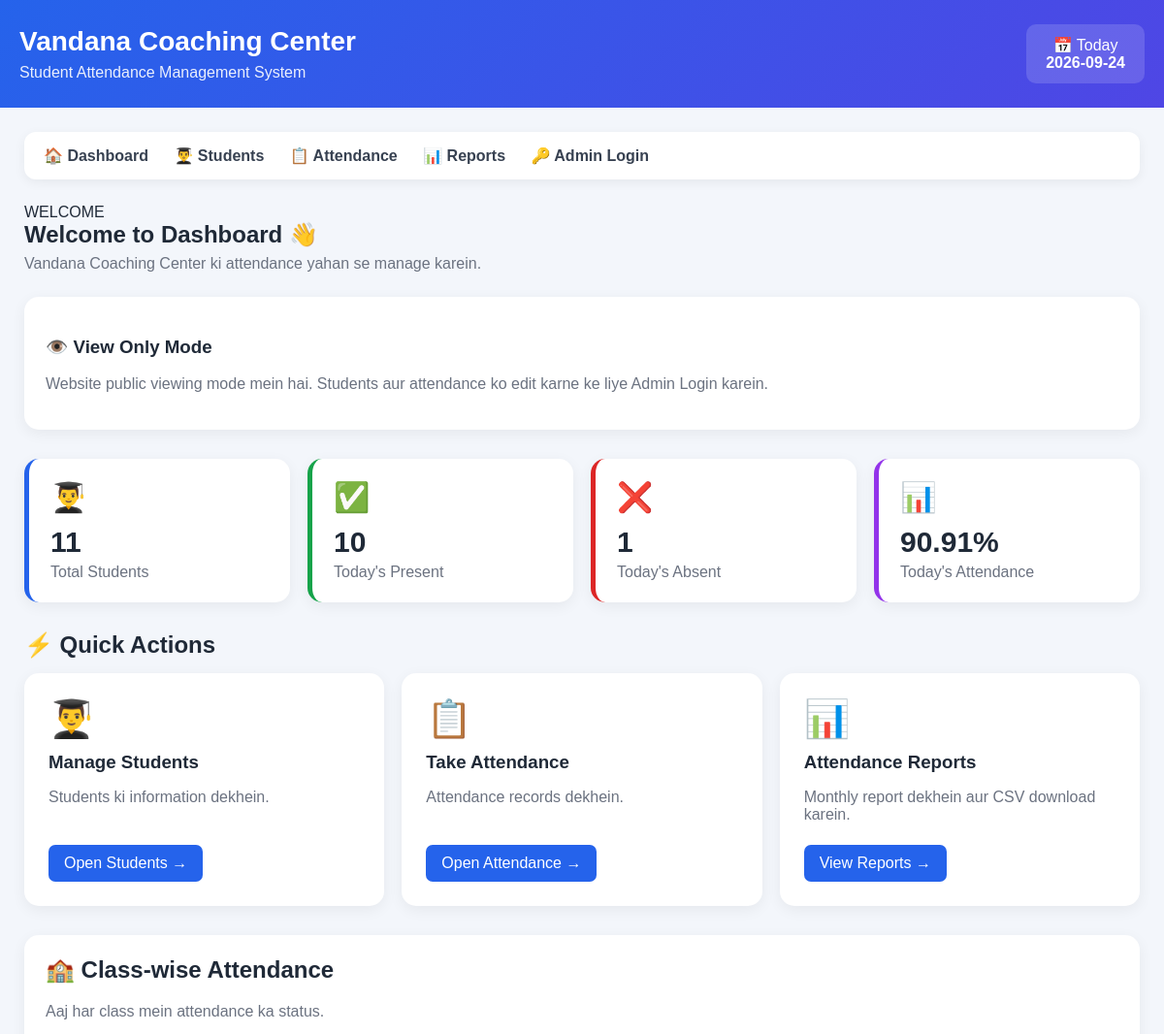
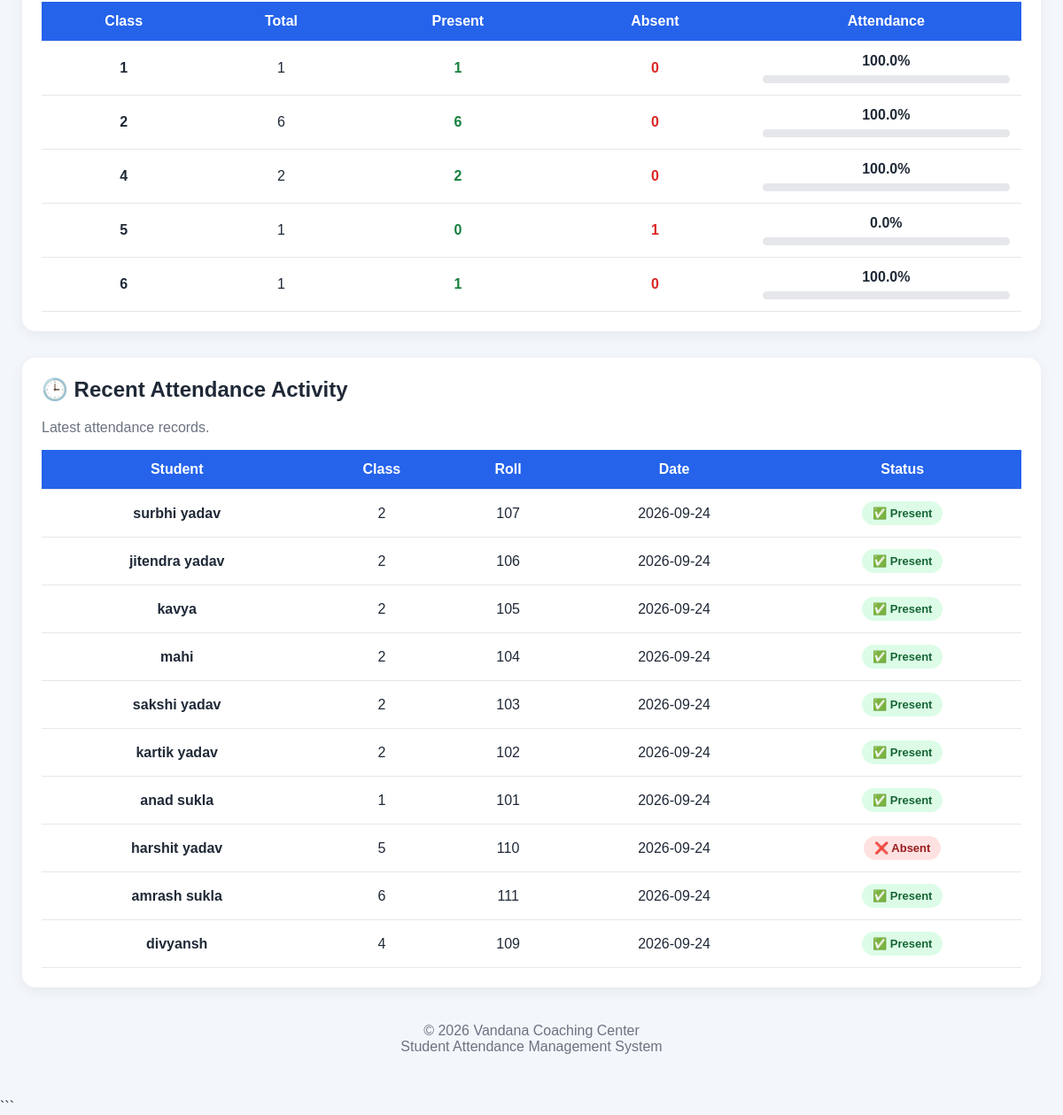
The page / on the database its author committed (2 pictures, top to bottom).
### tables this page shows
CREATE TABLE attendance (
            id INTEGER PRIMARY KEY AUTOINCREMENT,
            student_id INTEGER NOT NULL,
            attendance_date TEXT NOT NULL,
            status TEXT NOT NULL,
            FOREIGN KEY (student_id) REFERENCES students(id)
        );

CREATE TABLE students (
            id INTEGER PRIMARY KEY AUTOINCREMENT,
            name TEXT NOT NULL,
            class_name TEXT NOT NULL,
            roll_number TEXT
        , guardian_name TEXT, guardian_phone TEXT, section TEXT);

### app.py (the view)
@app.route("/")
def home():
    if session.get("role") == "student":
        return redirect(
            url_for("student_portal")
        )
    today = date.today().isoformat()
    conn = get_db_connection()
    total_students = conn.execute("""
        SELECT COUNT(*) AS count
        FROM students
    """).fetchone()["count"]
    present_today = conn.execute("""
        SELECT COUNT(*) AS count
        FROM attendance
        WHERE attendance_date = ?
        AND status = 'Present'
    """, (
        today,
    )).fetchone()["count"]
    absent_today = conn.execute("""
        SELECT COUNT(*) AS count
        FROM attendance
        WHERE attendance_date = ?
        AND status = 'Absent'
    """, (
        today,
    )).fetchone()["count"]
    total_today = (
        present_today +
        absent_today
    )
    if total_today > 0:
        attendance_percentage = round(
            (present_today / total_today) * 100,
            2
        )
    else:
        attendance_percentage = 0
    class_data = conn.execute("""
        SELECT
            students.class_name,

            COUNT(attendance.id) AS total,

            SUM(
                CASE
                    WHEN attendance.status = 'Present'
                    THEN 1
                    ELSE 0
                END
            ) AS present

        FROM students

        LEFT JOIN attendance
        ON students.id = attendance.student_id
        AND attendance.attendance_date = ?

        GROUP BY students.class_name

        ORDER BY students.class_name
    """, (
        today,
    )).fetchall()
    class_attendance = []
    for row in class_data:
        total = row["total"] or 0
        present = row["present"] or 0
        if total > 0:
            percentage = round(
                (present / total) * 100,
                2
            )
        else:
            percentage = 0
        class_attendance.append({
            "class_name":
                row["class_name"],
            "total":
                total,
            "present":
                present,
            "absent":
                total - present,
            "percentage":
                percentage
        })
    recent_attendance = conn.execute("""
        SELECT
            students.name,
            students.class_name,
            students.roll_number,
            attendance.attendance_date,
            attendance.status

        FROM attendance

        JOIN students
        ON students.id = attendance.student_id

        ORDER BY attendance.id DESC

        LIMIT 10
    """).fetchall()
    conn.close()
    return render_template(
        "index.html",
        total_students=total_students,
        present_today=present_today,
        absent_today=absent_today,
        attendance_percentage=
            attendance_percentage,
        class_attendance=
            class_attendance,
        recent_attendance=
            recent_attendance,
        today=today
    )

### templates/index.html (shortened to what this page needs)
<!DOCTYPE html>
<html lang="en">
<head>
    <link rel="stylesheet" href="{{ url_for('static', filename='style.css') }}">
</head>
<body>
    <div class="header">
        <div class="header-content">
            <div>
                <h1>
                    Vandana Coaching Center
                </h1>
                <p>
                    Student Attendance Management System
                </p>
            </div>
            <div class="date-box">
                📅 Today
                <br>
                <strong>
                    {{ today }}
                </strong>
            </div>
        </div>
    </div>
    <div class="container">
        <div class="nav">
            <a href="/">
                🏠 Dashboard
            </a>
            <a href="/students">
                👨‍🎓 Students
            </a>
            <a href="/attendance">
                📋 Attendance
            </a>
            <a href="/reports">
                📊 Reports
            </a>
            {% if session.get("admin_logged_in") %}
                <a href="/logout">
                    🔒 Logout
                </a>
            {% else %}
                <a href="/login">
                    🔑 Admin Login
                </a>
            {% endif %}
        </div>
        WELCOME
        <div class="welcome">
            <h2>
                Welcome to Dashboard 👋
            </h2>
            <p>
                Vandana Coaching Center ki attendance yahan se manage karein.
            </p>
        </div>
        <div class="card">
            {% if session.get("admin_logged_in") %}
                <h3>
                    🔐 Admin Mode Active
                </h3>
                <p>
                    Aap admin ke roop mein logged in hain.
                    Ab aap students aur attendance manage kar sakte hain.
                </p>
            {% else %}
                <h3>
                    👁️ View Only Mode
                </h3>
                <p>
                    Website public viewing mode mein hai.
                    Students aur attendance ko edit karne ke liye Admin Login karein.
                </p>
            {% endif %}
        </div>
        <div class="stats">
            <div class="stat-card">
                <div class="stat-icon">
                    👨‍🎓
                </div>
                <h3>
                    {{ total_students }}
                </h3>
                <p>
                    Total Students
                </p>
            </div>
            <div class="stat-card present">
                <div class="stat-icon">
                    ✅
                </div>
                <h3>
                    {{ present_today }}
                </h3>
                <p>
                    Today's Present
                </p>
            </div>
            <div class="stat-card absent">
                <div class="stat-icon">
                    ❌
                </div>
                <h3>
                    {{ absent_today }}
                </h3>
                <p>
                    Today's Absent
                </p>
            </div>
            <div class="stat-card percentage">
                <div class="stat-icon">
                    📊
                </div>
                <h3>
                    {{ attendance_percentage }}%
                </h3>
                <p>
                    Today's Attendance
                </p>
            </div>
        </div>
        <h2 class="section-title">
            ⚡ Quick Actions
        </h2>
        <div class="actions">
            <a href="/students" class="action-card">
                <div class="action-icon">
                    👨‍🎓
                </div>
                <h3>
                    Manage Students
                </h3>
                <p>
                    {% if session.get("admin_logged_in") %}
                        Students add, edit, search aur delete karein.
                    {% else %}
                        Students ki information dekhein.
                    {% endif %}
                </p>
                <span class="action-btn">
                    Open Students →
                </span>
            </a>
            <a href="/attendance" class="action-card">
                <div class="action-icon">
                    📋
                </div>
                <h3>
                    Take Attendance
                </h3>
                <p>
                    {% if session.get("admin_logged_in") %}
                        Students ki daily Present/Absent attendance lagayein.
                    {% else %}
                        Attendance records dekhein.
                    {% endif %}
                </p>
                <span class="action-btn">
                    Open Attendance →
                </span>
            </a>
            <a href="/reports" class="action-card">
                <div class="action-icon">
                    📊
                </div>
                <h3>
                    Attendance Reports
                </h3>
                <p>
                    Monthly report dekhein aur CSV download karein.
                </p>
                <span class="action-btn">
                    View Reports →
                </span>
            </a>
        </div>
        <div class="card">
            <h2>
                🏫 Class-wise Attendance
            </h2>
            <p>
                Aaj har class mein attendance ka status.
            </p>
            <div class="table-wrapper">
                <table>
                    <thead>
                        <tr>
                            <th>
                                Class
                            </th>
                            <th>
                                Total
                            </th>
                            <th>
                                Present
                            </th>
                            <th>
                                Absent
                            </th>
                            <th>
                                Attendance
                            </th>
                        </tr>
                    </thead>
                    <tbody>
                        {% if class_attendance %}
                            {% for item in class_attendance %}
                            <tr>
                                <td>
                                    <strong>
                                        {{ item.class_name }}
                                    </strong>
                                </td>
                                <td>
                                    {{ item.total }}
                                </td>
                                <td class="present-badge">
                                    {{ item.present }}
                                </td>
                                <td class="absent-badge">
                                    {{ item.absent }}
                                </td>
                                <td>
                                    <strong>
                                        {{ item.percentage }}%
                                    </strong>
                                    <div class="progress">
                                    </div>
                                </td>
                            </tr>
                            {% endfor %}
                        {% else %}
                            <tr>
                                <td colspan="5">
                                    Aaj ki attendance abhi record nahi hui.
                                </td>
                            </tr>
                        {% endif %}
                    </tbody>
                </table>
            </div>
        </div>
        <div class="card">
            <h2>
                🕒 Recent Attendance Activity
            </h2>
            <p>
                Latest attendance records.
            </p>
            <div class="table-wrapper">
                <table>
                    <thead>
                        <tr>
                            <th>
                                Student
                            </th>
                            <th>
                                Class
                            </th>
                            <th>
                                Roll
                            </th>
                            <th>
                                Date
                            </th>
                            <th>
                                Status
                            </th>
                        </tr>
                    </thead>
                    <tbody>
                        {% if recent_attendance %}
                            {% for item in recent_attendance %}
                            <tr>
                                <td>
                                    <strong>
                                        {{ item.name }}
                                    </strong>
                                </td>
                                <td>
                                    {{ item.class_name }}
                                </td>
                                <td>
                                    {{ item.roll_number }}
                                </td>
                                <td>
                                    {{ item.attendance_date }}
                                </td>
                                <td>
                                    {% if item.status == "Present" %}
                                        <span class="status status-present">
                                            ✅ Present
                                        </span>
                                    {% else %}
                                        <span class="status status-absent">
                                            ❌ Absent
                                        </span>
                                    {% endif %}
                                </td>
                            </tr>
                            {% endfor %}
                        {% else %}
                            <tr>
                                <td colspan="5">
                                    Abhi attendance records nahi hain.
                                </td>
                            </tr>
                        {% endif %}
                    </tbody>
                </table>
            </div>
        </div>
        <div class="footer">
            © 2026 Vandana Coaching Center
            <br>
            Student Attendance Management System
        </div>
    </div>
</body>
</html>

### rows shown on the page
attendance: name "surbhi yadav", class_name "2", roll_number "107", attendance_date "2026-09-24", status "✅ Present"
attendance: name "jitendra yadav", class_name "2", roll_number "106", attendance_date "2026-09-24", status "✅ Present"
attendance: name "kavya", class_name "2", roll_number "105", attendance_date "2026-09-24", status "✅ Present"
attendance: name "mahi", class_name "2", roll_number "104", attendance_date "2026-09-24", status "✅ Present"
attendance: name "sakshi yadav", class_name "2", roll_number "103", attendance_date "2026-09-24", status "✅ Present"
attendance: name "kartik yadav", class_name "2", roll_number "102", attendance_date "2026-09-24", status "✅ Present"
attendance: name "anad sukla", class_name "1", roll_number "101", attendance_date "2026-09-24", status "✅ Present"
attendance: name "harshit yadav", class_name "5", roll_number "110", attendance_date "2026-09-24", status "❌ Absent"
attendance: name "amrash sukla", class_name "6", roll_number "111", attendance_date "2026-09-24", status "✅ Present"
attendance: name "divyansh", class_name "4", roll_number "109", attendance_date "2026-09-24", status "✅ Present"

### other values the page prints
{{ today }} "2026-09-24"
{{ total_students }} "11"
{{ present_today }} "10"
{{ absent_today }} "1"
{{ attendance_percentage }} "90.91"
{{ item.class_name }} "1" "2" "4" "5" "6"
{{ item.total }} "1" "6" "2" "1" "1"
{{ item.present }} "1" "6" "2" "0" "1"
{{ item.absent }} "0" "0" "0" "1" "0"
{{ item.percentage }} "100.0" "100.0" "100.0" "0.0" "100.0"
